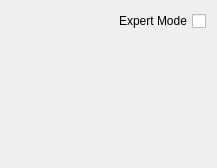
<?xml version="1.0" encoding="UTF-8"?>
<ui version="4.0">
 <class>Form</class>
 <widget class="QWidget" name="Form">
  <property name="geometry">
   <rect>
    <x>0</x>
    <y>0</y>
    <width>217</width>
    <height>168</height>
   </rect>
  </property>
  <property name="sizePolicy">
   <sizepolicy hsizetype="MinimumExpanding" vsizetype="Minimum">
    <horstretch>0</horstretch>
    <verstretch>0</verstretch>
   </sizepolicy>
  </property>
  <property name="windowTitle">
   <string>Form</string>
  </property>
  <layout class="QVBoxLayout" name="verticalLayout_2">
   <property name="spacing">
    <number>6</number>
   </property>
   <item>
    <layout class="QHBoxLayout" name="horizontalLayout">
     <item>
      <widget class="PyDMLabel" name="screen_title">
       <property name="font">
        <font>
         <pointsize>11</pointsize>
         <weight>75</weight>
         <bold>true</bold>
         <underline>true</underline>
        </font>
       </property>
       <property name="toolTip">
        <string/>
       </property>
      </widget>
     </item>
     <item>
      <widget class="QCheckBox" name="expert_checkbox">
       <property name="layoutDirection">
        <enum>Qt::RightToLeft</enum>
       </property>
       <property name="text">
        <string>Expert Mode</string>
       </property>
      </widget>
     </item>
    </layout>
   </item>
   <item>
    <layout class="QVBoxLayout" name="rbv_layout">
     <property name="spacing">
      <number>6</number>
     </property>
     <property name="sizeConstraint">
      <enum>QLayout::SetDefaultConstraint</enum>
     </property>
     <property name="rightMargin">
      <number>0</number>
     </property>
     <item>
      <layout class="QHBoxLayout" name="column_hlayout">
       <property name="sizeConstraint">
        <enum>QLayout::SetMinimumSize</enum>
       </property>
       <item>
        <widget class="LaserConfigDisplay" name="laser_config_widget" native="true">
         <property name="sizePolicy">
          <sizepolicy hsizetype="Preferred" vsizetype="Minimum">
           <horstretch>0</horstretch>
           <verstretch>0</verstretch>
          </sizepolicy>
         </property>
        </widget>
       </item>
       <item>
        <widget class="PyDMDrawingLine" name="PyDMDrawingLine">
         <property name="sizePolicy">
          <sizepolicy hsizetype="Preferred" vsizetype="Minimum">
           <horstretch>0</horstretch>
           <verstretch>0</verstretch>
          </sizepolicy>
         </property>
         <property name="maximumSize">
          <size>
           <width>20</width>
           <height>16777215</height>
          </size>
         </property>
         <property name="toolTip">
          <string/>
         </property>
         <property name="rotation" stdset="0">
          <double>90.000000000000000</double>
         </property>
        </widget>
       </item>
       <item>
        <widget class="SCMetadataDisplay" name="sc_metadata_widget" native="true">
         <property name="sizePolicy">
          <sizepolicy hsizetype="Preferred" vsizetype="Minimum">
           <horstretch>0</horstretch>
           <verstretch>0</verstretch>
          </sizepolicy>
         </property>
        </widget>
       </item>
      </layout>
     </item>
    </layout>
   </item>
   <item>
    <widget class="ExpertDisplay" name="expert_display_widget" native="true">
     <property name="sizePolicy">
      <sizepolicy hsizetype="Preferred" vsizetype="Minimum">
       <horstretch>0</horstretch>
       <verstretch>0</verstretch>
      </sizepolicy>
     </property>
    </widget>
   </item>
  </layout>
 </widget>
 <customwidgets>
  <customwidget>
   <class>PyDMLabel</class>
   <extends>QLabel</extends>
   <header>pydm.widgets.label</header>
  </customwidget>
  <customwidget>
   <class>PyDMDrawingLine</class>
   <extends>QWidget</extends>
   <header>pydm.widgets.drawing</header>
  </customwidget>
  <customwidget>
   <class>LaserConfigDisplay</class>
   <extends>QWidget</extends>
   <header location="global">widgets</header>
   <container>1</container>
  </customwidget>
  <customwidget>
   <class>SCMetadataDisplay</class>
   <extends>QWidget</extends>
   <header location="global">widgets</header>
   <container>1</container>
  </customwidget>
  <customwidget>
   <class>ExpertDisplay</class>
   <extends>QWidget</extends>
   <header location="global">widgets</header>
   <container>1</container>
  </customwidget>
 </customwidgets>
 <resources/>
 <connections/>
</ui>
